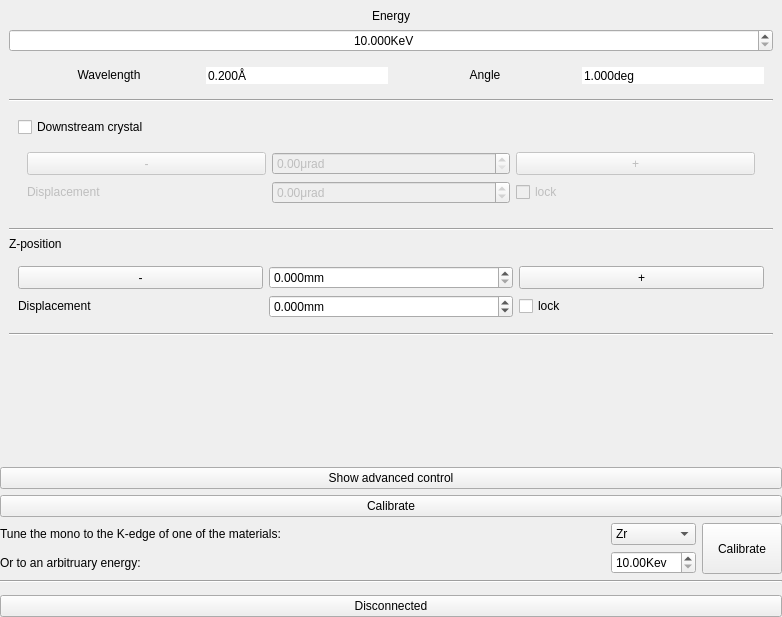
<?xml version="1.0" encoding="UTF-8"?>
<ui version="4.0">
 <class>DEImonoGui</class>
 <widget class="QWidget" name="DEImonoGui">
  <property name="geometry">
   <rect>
    <x>0</x>
    <y>0</y>
    <width>782</width>
    <height>617</height>
   </rect>
  </property>
  <property name="windowTitle">
   <string>Form</string>
  </property>
  <layout class="QVBoxLayout" name="verticalLayout">
   <property name="margin">
    <number>0</number>
   </property>
   <item>
    <widget class="QWidget" name="mainWdg" native="true">
     <layout class="QVBoxLayout" name="verticalLayout_2">
      <item>
       <widget class="QLabel" name="label">
        <property name="sizePolicy">
         <sizepolicy hsizetype="Preferred" vsizetype="Fixed">
          <horstretch>0</horstretch>
          <verstretch>0</verstretch>
         </sizepolicy>
        </property>
        <property name="text">
         <string>Energy</string>
        </property>
        <property name="alignment">
         <set>Qt::AlignCenter</set>
        </property>
       </widget>
      </item>
      <item>
       <widget class="QMDoubleSpinBox" name="energy">
        <property name="toolTip">
         <string>Photon energy</string>
        </property>
        <property name="alignment">
         <set>Qt::AlignCenter</set>
        </property>
        <property name="suffix">
         <string>KeV</string>
        </property>
        <property name="decimals">
         <number>3</number>
        </property>
        <property name="minimum">
         <double>10.000000000000000</double>
        </property>
        <property name="maximum">
         <double>100.000000000000000</double>
        </property>
       </widget>
      </item>
      <item>
       <widget class="QWidget" name="widget_6" native="true">
        <layout class="QGridLayout" name="gridLayout_4">
         <item row="2" column="3">
          <widget class="QMDoubleSpinBox" name="angle">
           <property name="toolTip">
            <string>Bragg angle</string>
           </property>
           <property name="frame">
            <bool>false</bool>
           </property>
           <property name="readOnly">
            <bool>true</bool>
           </property>
           <property name="buttonSymbols">
            <enum>QAbstractSpinBox::NoButtons</enum>
           </property>
           <property name="suffix">
            <string>deg</string>
           </property>
           <property name="decimals">
            <number>3</number>
           </property>
           <property name="minimum">
            <double>1.000000000000000</double>
           </property>
           <property name="maximum">
            <double>15.000000000000000</double>
           </property>
          </widget>
         </item>
         <item row="2" column="1">
          <widget class="QMDoubleSpinBox" name="wave">
           <property name="toolTip">
            <string>Wavelength</string>
           </property>
           <property name="frame">
            <bool>false</bool>
           </property>
           <property name="readOnly">
            <bool>true</bool>
           </property>
           <property name="buttonSymbols">
            <enum>QAbstractSpinBox::NoButtons</enum>
           </property>
           <property name="suffix">
            <string>Å</string>
           </property>
           <property name="decimals">
            <number>3</number>
           </property>
           <property name="minimum">
            <double>0.200000000000000</double>
           </property>
           <property name="maximum">
            <double>2.000000000000000</double>
           </property>
          </widget>
         </item>
         <item row="2" column="0">
          <widget class="QLabel" name="label_3">
           <property name="sizePolicy">
            <sizepolicy hsizetype="Preferred" vsizetype="Fixed">
             <horstretch>0</horstretch>
             <verstretch>0</verstretch>
            </sizepolicy>
           </property>
           <property name="text">
            <string>Wavelength</string>
           </property>
           <property name="alignment">
            <set>Qt::AlignCenter</set>
           </property>
          </widget>
         </item>
         <item row="2" column="2">
          <widget class="QLabel" name="label_5">
           <property name="sizePolicy">
            <sizepolicy hsizetype="Preferred" vsizetype="Fixed">
             <horstretch>0</horstretch>
             <verstretch>0</verstretch>
            </sizepolicy>
           </property>
           <property name="text">
            <string>Angle</string>
           </property>
           <property name="alignment">
            <set>Qt::AlignCenter</set>
           </property>
          </widget>
         </item>
        </layout>
       </widget>
      </item>
      <item>
       <widget class="Line" name="line">
        <property name="orientation">
         <enum>Qt::Horizontal</enum>
        </property>
       </widget>
      </item>
      <item>
       <widget class="QWidget" name="widget_9" native="true">
        <layout class="QVBoxLayout" name="verticalLayout_5">
         <item>
          <widget class="QCheckBox" name="downStream">
           <property name="toolTip">
            <string>Use second crystal</string>
           </property>
           <property name="text">
            <string>Downstream crystal</string>
           </property>
          </widget>
         </item>
         <item>
          <widget class="QWidget" name="widget_10" native="true">
           <property name="enabled">
            <bool>false</bool>
           </property>
           <layout class="QGridLayout" name="gridLayout_7">
            <item row="1" column="0">
             <widget class="QLabel" name="label_11">
              <property name="sizePolicy">
               <sizepolicy hsizetype="Preferred" vsizetype="Fixed">
                <horstretch>0</horstretch>
                <verstretch>0</verstretch>
               </sizepolicy>
              </property>
              <property name="text">
               <string>Displacement</string>
              </property>
             </widget>
            </item>
            <item row="1" column="2">
             <widget class="QCheckBox" name="lockDisplacementDS">
              <property name="toolTip">
               <string>Keep the displacement on energy change.</string>
              </property>
              <property name="text">
               <string>lock</string>
              </property>
             </widget>
            </item>
            <item row="1" column="1">
             <widget class="QMDoubleSpinBox" name="displacementDS">
              <property name="toolTip">
               <string>Displacement of the second crystal from the theoretical value.</string>
              </property>
              <property name="suffix">
               <string>μrad</string>
              </property>
              <property name="minimum">
               <double>-2147483647.000000000000000</double>
              </property>
              <property name="maximum">
               <double>2147483647.000000000000000</double>
              </property>
             </widget>
            </item>
            <item row="0" column="0">
             <widget class="QPushButton" name="tweakNegDS">
              <property name="sizePolicy">
               <sizepolicy hsizetype="Minimum" vsizetype="Minimum">
                <horstretch>0</horstretch>
                <verstretch>0</verstretch>
               </sizepolicy>
              </property>
              <property name="toolTip">
               <string>Tweak negatively second crystal.</string>
              </property>
              <property name="text">
               <string>-</string>
              </property>
             </widget>
            </item>
            <item row="0" column="2">
             <widget class="QPushButton" name="tweakPosDS">
              <property name="sizePolicy">
               <sizepolicy hsizetype="Minimum" vsizetype="Minimum">
                <horstretch>0</horstretch>
                <verstretch>0</verstretch>
               </sizepolicy>
              </property>
              <property name="toolTip">
               <string>Tweak positively second crystal.</string>
              </property>
              <property name="text">
               <string>+</string>
              </property>
             </widget>
            </item>
            <item row="0" column="1">
             <widget class="QMDoubleSpinBox" name="tweakDS">
              <property name="toolTip">
               <string>Tweak step</string>
              </property>
              <property name="suffix">
               <string>μrad</string>
              </property>
              <property name="maximum">
               <double>2147483647.000000000000000</double>
              </property>
             </widget>
            </item>
           </layout>
          </widget>
         </item>
        </layout>
       </widget>
      </item>
      <item>
       <widget class="Line" name="line_5">
        <property name="orientation">
         <enum>Qt::Horizontal</enum>
        </property>
       </widget>
      </item>
      <item>
       <widget class="QLabel" name="label_7">
        <property name="text">
         <string>Z-position</string>
        </property>
       </widget>
      </item>
      <item>
       <widget class="QWidget" name="widget_8" native="true">
        <layout class="QGridLayout" name="gridLayout_6">
         <item row="1" column="0">
          <widget class="QLabel" name="label_9">
           <property name="sizePolicy">
            <sizepolicy hsizetype="Preferred" vsizetype="Fixed">
             <horstretch>0</horstretch>
             <verstretch>0</verstretch>
            </sizepolicy>
           </property>
           <property name="text">
            <string>Displacement</string>
           </property>
          </widget>
         </item>
         <item row="0" column="0">
          <widget class="QPushButton" name="tweakNegZ">
           <property name="sizePolicy">
            <sizepolicy hsizetype="Minimum" vsizetype="Minimum">
             <horstretch>0</horstretch>
             <verstretch>0</verstretch>
            </sizepolicy>
           </property>
           <property name="toolTip">
            <string>Tweak negatively Z-position of the mono.</string>
           </property>
           <property name="text">
            <string>-</string>
           </property>
          </widget>
         </item>
         <item row="1" column="2">
          <widget class="QCheckBox" name="lockDisplacementZ">
           <property name="toolTip">
            <string>Keep the displacement on energy change.</string>
           </property>
           <property name="text">
            <string>lock</string>
           </property>
          </widget>
         </item>
         <item row="1" column="1">
          <widget class="QMDoubleSpinBox" name="displacementZ">
           <property name="toolTip">
            <string>Displacement of the mono height from the theoretical value.</string>
           </property>
           <property name="suffix">
            <string>mm</string>
           </property>
           <property name="decimals">
            <number>3</number>
           </property>
           <property name="minimum">
            <double>-2147483647.000000000000000</double>
           </property>
           <property name="maximum">
            <double>2147483647.000000000000000</double>
           </property>
          </widget>
         </item>
         <item row="0" column="2">
          <widget class="QPushButton" name="tweakPosZ">
           <property name="sizePolicy">
            <sizepolicy hsizetype="Minimum" vsizetype="Minimum">
             <horstretch>0</horstretch>
             <verstretch>0</verstretch>
            </sizepolicy>
           </property>
           <property name="toolTip">
            <string>Tweak positively Z-position of the mono.</string>
           </property>
           <property name="text">
            <string>+</string>
           </property>
          </widget>
         </item>
         <item row="0" column="1">
          <widget class="QMDoubleSpinBox" name="tweakZ">
           <property name="toolTip">
            <string>Tweak step</string>
           </property>
           <property name="suffix">
            <string>mm</string>
           </property>
           <property name="decimals">
            <number>3</number>
           </property>
           <property name="maximum">
            <double>2147483647.000000000000000</double>
           </property>
          </widget>
         </item>
        </layout>
       </widget>
      </item>
      <item>
       <widget class="Line" name="line_4">
        <property name="orientation">
         <enum>Qt::Horizontal</enum>
        </property>
       </widget>
      </item>
     </layout>
    </widget>
   </item>
   <item>
    <spacer name="verticalSpacer">
     <property name="orientation">
      <enum>Qt::Vertical</enum>
     </property>
     <property name="sizeHint" stdset="0">
      <size>
       <width>20</width>
       <height>40</height>
      </size>
     </property>
    </spacer>
   </item>
   <item>
    <widget class="QPushButton" name="advanced_pb">
     <property name="text">
      <string>Show advanced control</string>
     </property>
    </widget>
   </item>
   <item>
    <widget class="QWidget" name="advanced" native="true">
     <layout class="QVBoxLayout" name="advancedLayout">
      <property name="margin">
       <number>0</number>
      </property>
      <item>
       <widget class="QPushButton" name="showCalibration">
        <property name="text">
         <string>Calibrate</string>
        </property>
       </widget>
      </item>
      <item>
       <widget class="QWidget" name="calibrationWidget" native="true">
        <layout class="QGridLayout" name="calibrationLayout">
         <property name="margin">
          <number>0</number>
         </property>
         <item row="1" column="2">
          <widget class="QDoubleSpinBox" name="calibrationEnergy">
           <property name="suffix">
            <string>Kev</string>
           </property>
           <property name="minimum">
            <double>10.000000000000000</double>
           </property>
           <property name="maximum">
            <double>100.000000000000000</double>
           </property>
          </widget>
         </item>
         <item row="1" column="0" colspan="2">
          <widget class="QLabel" name="label_4">
           <property name="sizePolicy">
            <sizepolicy hsizetype="Preferred" vsizetype="Preferred">
             <horstretch>1</horstretch>
             <verstretch>0</verstretch>
            </sizepolicy>
           </property>
           <property name="text">
            <string>Or to an arbitruary energy:</string>
           </property>
           <property name="wordWrap">
            <bool>true</bool>
           </property>
          </widget>
         </item>
         <item row="0" column="0" colspan="2">
          <widget class="QLabel" name="label_2">
           <property name="sizePolicy">
            <sizepolicy hsizetype="Preferred" vsizetype="Preferred">
             <horstretch>1</horstretch>
             <verstretch>0</verstretch>
            </sizepolicy>
           </property>
           <property name="text">
            <string>Tune the mono to the K-edge of one of the materials:</string>
           </property>
           <property name="wordWrap">
            <bool>true</bool>
           </property>
          </widget>
         </item>
         <item row="0" column="2">
          <widget class="QComboBox" name="materials">
           <property name="sizePolicy">
            <sizepolicy hsizetype="Preferred" vsizetype="Minimum">
             <horstretch>0</horstretch>
             <verstretch>0</verstretch>
            </sizepolicy>
           </property>
           <item>
            <property name="text">
             <string>Zr</string>
            </property>
           </item>
           <item>
            <property name="text">
             <string>Mo</string>
            </property>
           </item>
           <item>
            <property name="text">
             <string>Ag</string>
            </property>
           </item>
           <item>
            <property name="text">
             <string>Sn</string>
            </property>
           </item>
           <item>
            <property name="text">
             <string>Ta</string>
            </property>
           </item>
           <item>
            <property name="text">
             <string>Ir</string>
            </property>
           </item>
           <item>
            <property name="text">
             <string>Au</string>
            </property>
           </item>
           <item>
            <property name="text">
             <string>Pb</string>
            </property>
           </item>
          </widget>
         </item>
         <item row="0" column="3" rowspan="2">
          <widget class="QPushButton" name="calibrate">
           <property name="sizePolicy">
            <sizepolicy hsizetype="Minimum" vsizetype="Minimum">
             <horstretch>0</horstretch>
             <verstretch>0</verstretch>
            </sizepolicy>
           </property>
           <property name="text">
            <string>Calibrate</string>
           </property>
          </widget>
         </item>
        </layout>
       </widget>
      </item>
      <item>
       <widget class="Line" name="line_2">
        <property name="orientation">
         <enum>Qt::Horizontal</enum>
        </property>
       </widget>
      </item>
      <item>
       <widget class="QMotorStack" name="motors" native="true"/>
      </item>
     </layout>
    </widget>
   </item>
   <item>
    <widget class="QPushButton" name="stop">
     <property name="sizePolicy">
      <sizepolicy hsizetype="Minimum" vsizetype="Minimum">
       <horstretch>0</horstretch>
       <verstretch>0</verstretch>
      </sizepolicy>
     </property>
     <property name="toolTip">
      <string>Stop any motion.</string>
     </property>
     <property name="text">
      <string>Disconnected</string>
     </property>
    </widget>
   </item>
  </layout>
 </widget>
 <customwidgets>
  <customwidget>
   <class>QMDoubleSpinBox</class>
   <extends>QDoubleSpinBox</extends>
   <header location="global">qtpvwidgets.h</header>
   <slots>
    <signal>valueEdited(double)</signal>
    <signal>escaped()</signal>
   </slots>
  </customwidget>
  <customwidget>
   <class>QMotorStack</class>
   <extends>QWidget</extends>
   <header location="global">qmotorstack.h</header>
   <container>1</container>
  </customwidget>
 </customwidgets>
 <resources/>
 <connections>
  <connection>
   <sender>downStream</sender>
   <signal>toggled(bool)</signal>
   <receiver>widget_10</receiver>
   <slot>setEnabled(bool)</slot>
   <hints>
    <hint type="sourcelabel">
     <x>129</x>
     <y>119</y>
    </hint>
    <hint type="destinationlabel">
     <x>210</x>
     <y>132</y>
    </hint>
   </hints>
  </connection>
 </connections>
</ui>
